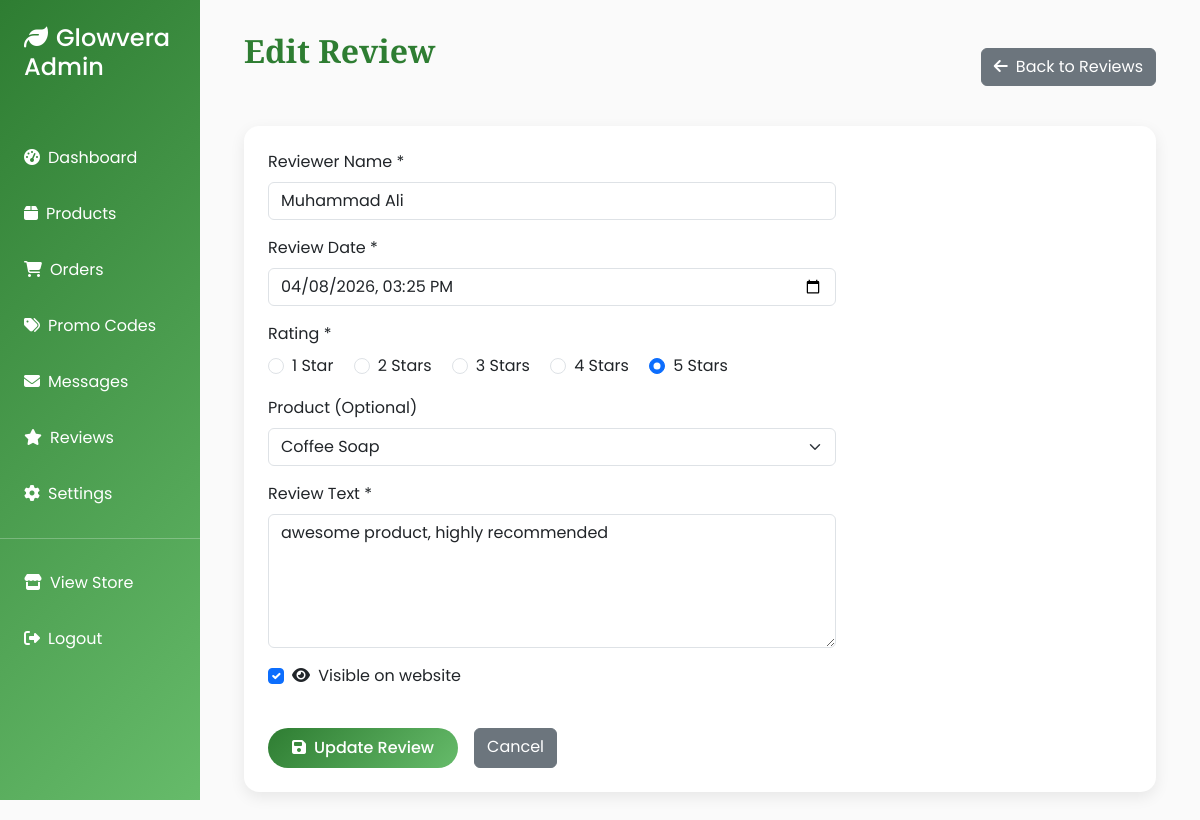
The page /admin/reviews/1/edit (signed in) on the database its author committed.
### app.py (models this page shows)
class Review(db.Model):
    id = db.Column(db.Integer, primary_key=True)
    reviewer_name = db.Column(db.String(100), nullable=False)
    rating = db.Column(db.Integer, nullable=False)  # 1-5 stars
    review_text = db.Column(db.Text, nullable=False)
    review_date = db.Column(db.DateTime, nullable=False)  # Manually set by admin
    product_id = db.Column(db.Integer, db.ForeignKey('product.id'), nullable=True)  # Optional product link
    is_visible = db.Column(db.Boolean, default=True)
    created_at = db.Column(db.DateTime, default=datetime.utcnow)
    product = db.relationship('Product', backref='reviews')

class Product(db.Model):
    id = db.Column(db.Integer, primary_key=True)
    name = db.Column(db.String(100), nullable=False)
    description = db.Column(db.Text, nullable=False)
    price = db.Column(db.Float, nullable=False)
    image_url = db.Column(db.String(200))
    category = db.Column(db.String(50), nullable=False)
    stock_quantity = db.Column(db.Integer, default=0)
    ingredients = db.Column(db.Text)
    weight_grams = db.Column(db.Integer)
    is_featured = db.Column(db.Boolean, default=False)
    created_at = db.Column(db.DateTime, default=datetime.utcnow)

### app.py (the view, shortened to what this page needs)
@app.route('/admin/reviews/<int:review_id>/edit', methods=['GET', 'POST'])
@admin_required
def admin_edit_review(review_id):
    review = Review.query.get_or_404(review_id)
    products = Product.query.all()
    return render_template('admin_review_form.html', review=review, products=products)

### app.py (called while the page is built)
@app.context_processor
def utility_processor():
    def format_price(price):
        if not price:
            price = 0
        symbol = NATIVE_CURRENCY['symbol']
        return f"{symbol} {int(price):,}"
    return dict(format_price=format_price, currency=NATIVE_CURRENCY)

@login_manager.user_loader
def load_user(user_id):
    return User.query.get(int(user_id))

def admin_required(f):
    @wraps(f)
    def decorated_function(*args, **kwargs):
        if not current_user.is_authenticated or not current_user.is_admin:
            flash('Unauthorized access. Admin privileges required.', 'error')
            return redirect(url_for('index'))
        return f(*args, **kwargs)
    return decorated_function

@app.after_request
def add_security_headers(response):
    response.headers['X-Content-Type-Options'] = 'nosniff'
    response.headers['X-Frame-Options'] = 'SAMEORIGIN'
    response.headers['X-XSS-Protection'] = '1; mode=block'
    if not app.debug:
        response.headers['Strict-Transport-Security'] = 'max-age=31536000; includeSubDomains'
    return response

### templates/admin_review_form.html (shortened to what this page needs)
{% extends 'admin_base.html' %}
{% block admin_content %}
<div class="d-flex justify-content-between align-items-center mb-4">
    <h1 class="admin-title">{{ 'Edit' if review else 'Add' }} Review</h1>
    <a href="{{ url_for('admin_reviews') }}" class="btn btn-secondary">
        <i class="fas fa-arrow-left me-2"></i>Back to Reviews
    </a>
</div>
<div class="table-card">
    <form method="POST">
        <div class="row">
            <div class="col-md-8">
                <div class="mb-3">
                    <label for="reviewer_name" class="form-label">Reviewer Name *</label>
                    <input type="text" class="form-control" id="reviewer_name" name="reviewer_name"
                           value="{{ review.reviewer_name if review else '' }}" required>
                </div>
                <div class="mb-3">
                    <label for="review_date" class="form-label">Review Date *</label>
                    <input type="datetime-local" class="form-control" id="review_date" name="review_date"
                           value="{{ review.review_date.strftime('%Y-%m-%dT%H:%M') if review else '' }}" required>
                </div>
                <div class="mb-3">
                    <label class="form-label">Rating *</label>
                    <div>
                        {% for i in range(1, 6) %}
                        <div class="form-check form-check-inline">
                            <input class="form-check-input" type="radio" name="rating" id="rating_{{ i }}"
                                   value="{{ i }}" {% if review and review.rating == i %}checked{% elif not review and i == 5 %}checked{% endif %} required>
                            <label class="form-check-label" for="rating_{{ i }}">
                                {{ i }} Star{{ 's' if i > 1 else '' }}
                            </label>
                        </div>
                        {% endfor %}
                    </div>
                </div>
                <div class="mb-3">
                    <label for="product_id" class="form-label">Product (Optional)</label>
                    <select class="form-select" id="product_id" name="product_id">
                        {% for product in products %}
                        <option value="{{ product.id }}" {% if review and review.product_id == product.id %}selected{% endif %}>
                            {{ product.name }}
                        </option>
                        {% endfor %}
                    </select>
                </div>
                <div class="mb-3">
                    <label for="review_text" class="form-label">Review Text *</label>
                    <textarea class="form-control" id="review_text" name="review_text" rows="5" required>{{ review.review_text if review else '' }}</textarea>
                </div>
                <div class="form-check mb-3">
                    <input class="form-check-input" type="checkbox" id="is_visible" name="is_visible"
                           {% if review is none or review.is_visible %}checked{% endif %}>
                    <label class="form-check-label" for="is_visible">
                        <i class="fas fa-eye me-1"></i> Visible on website
                    </label>
                </div>
            </div>
        </div>
        <div class="d-flex gap-3 mt-4">
            <button type="submit" class="btn btn-primary">
                <i class="fas fa-save me-2"></i>{{ 'Update' if review else 'Add' }} Review
            </button>
            <a href="{{ url_for('admin_reviews') }}" class="btn btn-secondary">Cancel</a>
        </div>
    </form>
</div>
{% endblock %}

### templates/admin_base.html (style rules this page uses)
:root { --primary-green: #2E7D32; --light-green: #66BB6A; --accent-green: #81C784; --pale-green: #E8F5E8; --warm-yellow: #FFD54F; }
body { font-family: 'Poppins', sans-serif; background-color: #FAFAFA; }
.admin-title { font-family: 'Playfair Display', serif; color: var(--primary-green); font-size: 2rem; font-weight: 700; margin-bottom: 2rem; }
.btn-primary { background: linear-gradient(135deg, var(--primary-green), var(--light-green)); border: none; border-radius: 25px; padding: 0.5rem 1.5rem; font-weight: 500; transition: all 0.3s ease; }
.table-card { background: white; border-radius: 15px; padding: 1.5rem; box-shadow: 0 5px 15px rgba(0,0,0,0.08); }

### rows shown on the page
Review: reviewer_name "Muhammad Ali", review_date "04/08/2026 15:25", rating "☐ 1 Star" "☐ 2 Stars" "☐ 3 Stars" "☐ 4 Stars" "☑ 5 Stars", product_id "Coffee Soap", review_text "awesome product, highly recommended", is_visible "☑"

### other values the page prints
{{ 'Edit' if review else 'Add' }} "Edit"
{{ i }} "1" "2" "3" "4" "5"
{{ 's' if i > 1 else '' }} "s" "s" "s" "s"
{{ 'Update' if review else 'Add' }} "Update"
